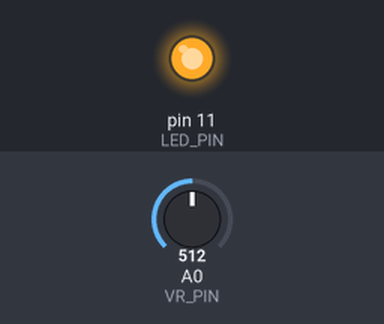
Bench run of a sketch on a simulated Arduino Uno, built with avr-gcc and run on an emulated ATmega328P. Shown: output pins drawn as LEDs (lit = HIGH). The test bench sets the inputs (shaded band); at power-on: A0 (VR_PIN) = 512.

Above: at 1.26 s.
1.3 s: A0 (VR_PIN) set to 900
At 2.3 s:
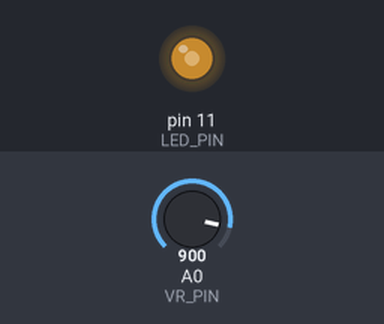
4.3 s: A0 (VR_PIN) set to 716
At 6.69 s:
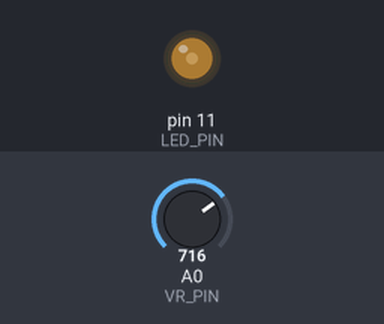
7.3 s: A0 (VR_PIN) set to 511
At 9.8 s:
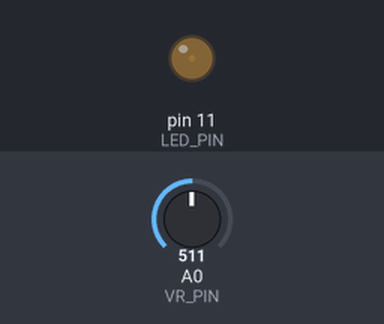
10.3 s: A0 (VR_PIN) set to 306
Timing chart, 0 to 14.3 s (numbered marks = the images above; inputs shaded):
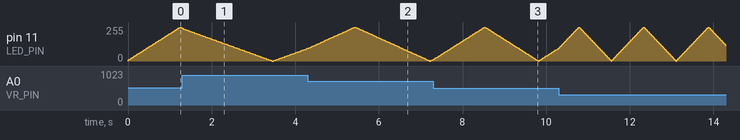

The sketch:

ch03_led_pwm.ino
```cpp
#define LED_PIN 11
#define VR_PIN A0 // 可變電阻（variable resistor）

int brightness = 0; // 亮度
int fadeAmount = 5; // 每次調整多少
int delayDuration = 10; // 隔多久調整一次

void setup() {
}
void loop() {
  brightness += fadeAmount;
  if(brightness <= 0 || brightness >= 255) {
    fadeAmount = -fadeAmount ;
  }

  analogWrite(LED_PIN, brightness);
  delay(delayDuration);

  int v = analogRead(A0); // 可變電阻控制呼吸燈簗按變化的速率
  delayDuration = map(v, 0, 1023, 1, 50);
}
```
